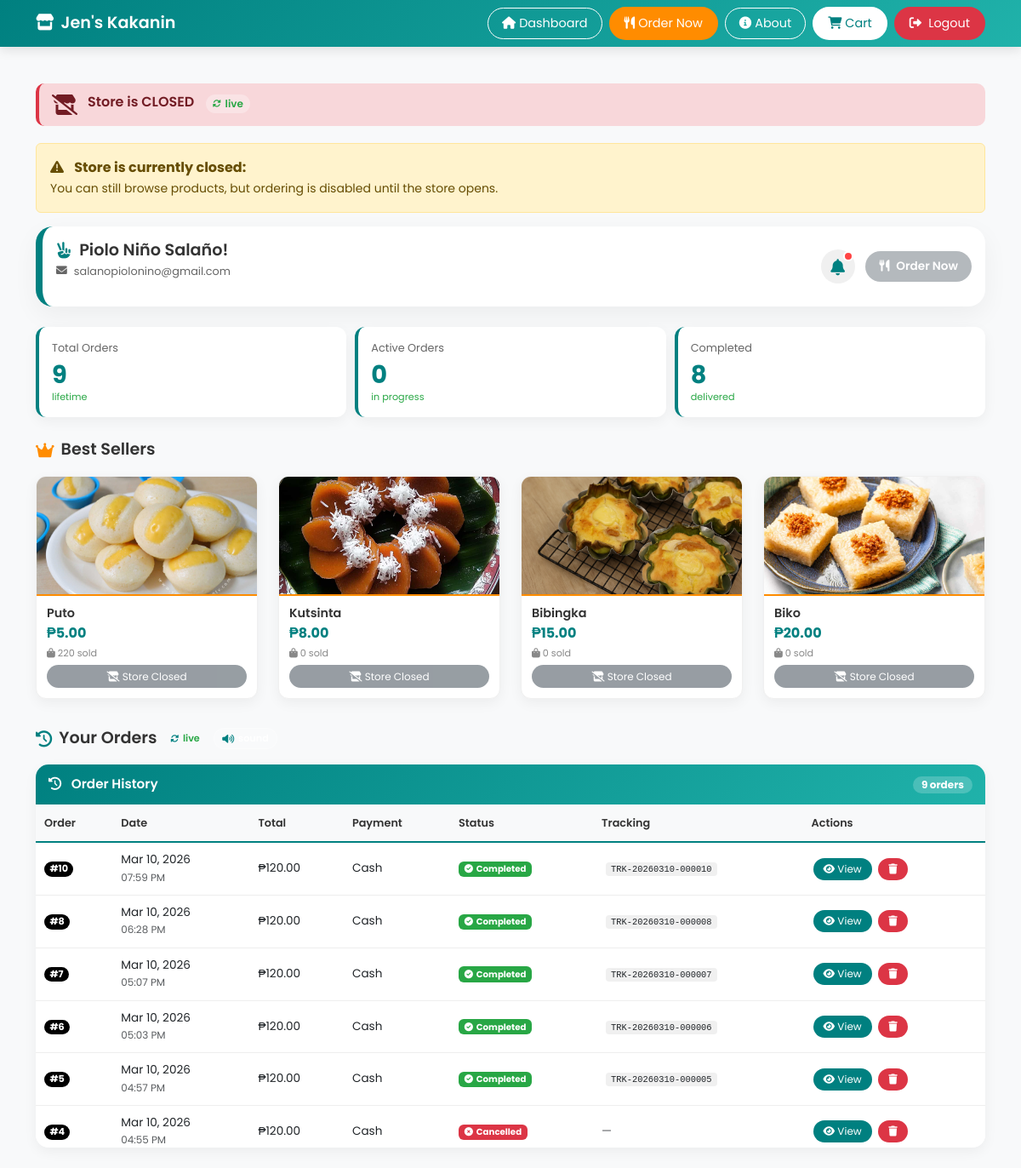
Screenshot of /customer-dashboard (signed in) with the database file from the repository.
### tables this page shows
CREATE TABLE `tbl_customers` (
  `id` int(11) NOT NULL AUTO_INCREMENT,
  `name` varchar(100) NOT NULL,
  `email` varchar(100) DEFAULT NULL,
  `username` varchar(50) DEFAULT NULL,
  `password` varchar(255) DEFAULT NULL,
  `status` tinyint(1) DEFAULT 1,
  `phone` varchar(20) DEFAULT NULL,
  `security_question` varchar(255) DEFAULT NULL,
  `security_answer` varchar(255) DEFAULT NULL,
  `reset_token` varchar(64) DEFAULT NULL,
  `reset_expires` datetime DEFAULT NULL,
  `created_at` timestamp NOT NULL DEFAULT current_timestamp(),
  PRIMARY KEY (`id`),
  UNIQUE KEY `email` (`email`),
  UNIQUE KEY `username` (`username`)
);

CREATE TABLE `tbl_products` (
  `id` int(11) NOT NULL AUTO_INCREMENT,
  `name` varchar(100) NOT NULL,
  `description` text DEFAULT NULL,
  `price` decimal(10,2) NOT NULL,
  `stock` int(11) NOT NULL DEFAULT 0,
  `low_stock_threshold` int(11) DEFAULT 10,
  `image` varchar(255) DEFAULT NULL,
  `created_at` timestamp NOT NULL DEFAULT current_timestamp(),
  `updated_at` timestamp NOT NULL DEFAULT current_timestamp() ON UPDATE current_timestamp(),
  PRIMARY KEY (`id`),
  UNIQUE KEY `unique_product_name` (`name`)
);

CREATE TABLE `tbl_orders` (
  `id` int(11) NOT NULL AUTO_INCREMENT,
  `customer_id` int(11) DEFAULT NULL,
  `customer_name` varchar(100) DEFAULT NULL,
  `order_date` timestamp NOT NULL DEFAULT current_timestamp(),
  `total_amount` decimal(10,2) NOT NULL,
  `service_fee` decimal(10,2) NOT NULL DEFAULT 20.00,
  `payment_method` enum('cash','gcash','paymaya') NOT NULL,
  `gcash_ref` varchar(20) DEFAULT NULL,
  `gcash_screenshot` varchar(255) DEFAULT NULL,
  `paymaya_ref` varchar(20) DEFAULT NULL,
  `paymaya_screenshot` varchar(255) DEFAULT NULL,
  `delivery_address` text DEFAULT NULL,
  `delivery_phone` varchar(20) DEFAULT NULL,
  `status` enum('pending','confirmed','preparing','ready','out_for_delivery','delivered','completed','cancelled') NOT NULL DEFAULT 'pending',
  `cancellation_reason` text DEFAULT NULL,
  `created_by` int(11) DEFAULT NULL,
  `completed_by` int(11) DEFAULT NULL,
  `confirmed_at` datetime DEFAULT NULL,
  `preparation_started_at` datetime DEFAULT NULL,
  `preparation_completed_at` datetime DEFAULT NULL,
  `ready_for_pickup_at` datetime DEFAULT NULL,
  `out_for_delivery_at` datetime DEFAULT NULL,
  `delivered_at` datetime DEFAULT NULL,
  `tracking_number` varchar(50) DEFAULT NULL,
  `actual_preparation_time` int(11) DEFAULT NULL,
  `last_status_update` timestamp NOT NULL DEFAULT current_timestamp() ON UPDATE current_timestamp(),
  PRIMARY KEY (`id`),
  KEY `customer_id` (`customer_id`),
  KEY `created_by` (`created_by`),
  KEY `completed_by` (`completed_by`),
  KEY `idx_order_date_status` (`order_date`,`status`),
  KEY `idx_created_completed` (`created_by`,`completed_by`),
  KEY `idx_tracking` (`tracking_number`),
  KEY `idx_preparation` (`preparation_started_at`,`preparation_completed_at`),
  CONSTRAINT `tbl_orders_ibfk_1` FOREIGN KEY (`customer_id`) REFERENCES `tbl_customers` (`id`) ON DELETE SET NULL,
  CONSTRAINT `tbl_orders_ibfk_2` FOREIGN KEY (`created_by`) REFERENCES `tbl_users` (`id`) ON DELETE SET NULL,
  CONSTRAINT `tbl_orders_ibfk_3` FOREIGN KEY (`completed_by`) REFERENCES `tbl_users` (`id`) ON DELETE SET NULL
);

### customer-dashboard.php (the view, shortened to what the rows shown need)
<?php
require_once 'includes/config.php';
$customer_id = $_SESSION['customer_id'];
$store_online = true;
try {
    $stmt = $pdo->query("SELECT is_online, offline_message FROM tbl_store_status WHERE id = 1");
    $store_status = $stmt->fetch();
    if ($store_status) {
        $store_online = (bool)$store_status['is_online'];
    }
} catch (Exception $e) {
    error_log("Store status check failed: " . $e->getMessage());
}
include 'includes/customer_header.php';
$stmt = $pdo->prepare("SELECT * FROM tbl_customers WHERE id = ?");
$stmt->execute([$customer_id]);
$customer = $stmt->fetch();
$orders = $pdo->prepare("
    SELECT o.*,
           CASE
               WHEN o.customer_id IS NULL AND o.customer_name IS NOT NULL THEN 1
               ELSE 0
           END as is_deleted,
           DATE(o.order_date) as order_date_only,
           TIMESTAMPDIFF(MINUTE, o.order_date, NOW()) as minutes_since_order,
           o.tracking_number
    FROM tbl_orders o
    WHERE o.customer_id = ?
    ORDER BY o.order_date DESC
");
$orders->execute([$customer_id]);
$orders = $orders->fetchAll();
$bestSellers = [];
try {
    $result = $pdo->query("
        SELECT p.id, p.name, p.image, p.price, p.description, p.stock, COALESCE(SUM(oi.quantity), 0) as total_ordered
        FROM tbl_products p
        LEFT JOIN tbl_order_items oi ON p.id = oi.product_id
        WHERE p.stock > 0
        GROUP BY p.id
        ORDER BY total_ordered DESC
        LIMIT 8
    ");
    if ($result) {
        $bestSellers = $result->fetchAll();
    }
} catch (Exception $e) {
    $bestSellers = [];
}
?>
<div class="container mt-2">
    <div class="welcome-card">
        <div class="welcome-row">
            <div class="welcome-info">
                <h2>
                    <i class="fas fa-hand-peace"></i>
                    <?php echo htmlspecialchars($customer['name']); ?>!
                </h2>
                <p>
                    <i class="fas fa-envelope"></i>
                    <?php echo htmlspecialchars($customer['email']); ?>
                </p>
            </div>
        </div>
    </div>
    <?php if (!empty($bestSellers)): ?>
    <div class="best-sellers-grid" id="bestSellersGrid">
        <?php
        $count = 0;
        foreach ($bestSellers as $product):
            if ($count >= 4) break;
            $count++;
            $productId = isset($product['id']) ? $product['id'] : 0;
            $productName = isset($product['name']) ? $product['name'] : 'Unknown';
            $productImage = isset($product['image']) ? $product['image'] : '';
            $productPrice = isset($product['price']) ? $product['price'] : 0;
            $totalOrdered = isset($product['total_ordered']) ? $product['total_ordered'] : 0;
            $current_stock = 0;
            if ($productId > 0) {
                $stock_check = $pdo->prepare("SELECT stock FROM tbl_products WHERE id = ?");
                $stock_check->execute([$productId]);
                $current_stock = $stock_check->fetchColumn();
            }
        ?>
        <div class="best-seller-card" data-product-id="<?php echo $productId; ?>" data-product-name="<?php echo htmlspecialchars($productName); ?>" data-product-price="<?php echo $productPrice; ?>">
            <?php
            $imagePath = "/assets/images/" . $productImage;
            if (!empty($productImage) && file_exists($_SERVER['DOCUMENT_ROOT'] . $imagePath)):
            ?>
                <img src="<?php echo $imagePath; ?>" alt="<?php echo htmlspecialchars($productName); ?>">
            <?php else: ?>
                <div style="height:100px; background:#ddd; display:flex; align-items:center; justify-content:center;">
                    <i class="fas fa-image fa-2x text-muted"></i>
                </div>
            <?php endif; ?>
            <div class="best-seller-info">
                <div class="best-seller-name">
                    <?php echo htmlspecialchars($productName); ?>
                </div>
                <div class="best-seller-price">₱<?php echo number_format(floatval($productPrice), 2); ?></div>
                <div class="best-seller-orders">
                    <i class="fas fa-shopping-bag"></i> <?php echo intval($totalOrdered); ?> sold
                </div>
                <?php if ($current_stock > 0): ?>
                    <?php if (!$store_online): ?>
                        <button class="btn-add-cart-small disabled" disabled>
                            <i class="fas fa-store-slash"></i> Store Closed
                        </button>
                    <?php endif; ?>
                <?php else: ?>
                    <button class="btn-add-cart-small" disabled style="background: #ccc;">
                        <i class="fas fa-times-circle"></i> Out of Stock
                    </button>
                <?php endif; ?>
            </div>
        </div>
        <?php endforeach; ?>
    </div>
    <?php endif; ?>
    <?php if (empty($orders)): ?>
        <div class="alert alert-info">
            <i class="fas fa-info-circle"></i>
            No orders yet.
            <a href="/menu" class="alert-link">Browse menu</a>
        </div>
    <?php else: ?>
        <div class="table-container">
            <div class="table-scroll">
                <table class="table" id="ordersTable">
                    <thead>
                        <tr>
                            <th>Order</th>
                            <th>Date</th>
                            <th>Total</th>
                            <th>Payment</th>
                            <th>Status</th>
                            <th>Tracking</th>
                            <th>Actions</th>
                        </tr>
                    </thead>
                    <tbody>
                        <?php foreach ($orders as $order):
                            $orderTime = strtotime($order['order_date']);
                            $minutesAgo = round((time() - $orderTime) / 60);
                            $isNew = ($order['status'] == 'pending' && $minutesAgo <= 30);
                            $statusClass = '';
                            $statusText = '';
                            $statusIcon = '';
                            switch($order['status']) {
                                case 'completed':
                                    $statusClass = 'bg-completed';
                                    $statusText = 'Completed';
                                    $statusIcon = 'fa-check-circle';
                                    break;
                                case 'cancelled':
                                    $statusClass = 'bg-cancelled';
                                    $statusText = 'Cancelled';
                                    $statusIcon = 'fa-times-circle';
                                    break;
                            }
                            $trackingDisplay = '';
                            if ($order['tracking_number']) {
                                $trackingDisplay = '<span class="tracking-number" title="Tracking #">' . $order['tracking_number'] . '</span>';
                            }
                            $final_states = ['delivered', 'completed', 'cancelled'];
                        ?>
                        <tr data-order-id="<?php echo $order['id']; ?>" data-status="<?php echo $order['status']; ?>" class="<?php echo $isNew ? 'new-order' : ''; ?>">
                            <td>
                                <span class="badge bg-order">#<?php echo $order['id']; ?></span>
                            </td>
                            <td>
                                <?php echo date('M d, Y', strtotime($order['order_date'])); ?>
                                <br><small class="text-muted"><?php echo date('h:i A', strtotime($order['order_date'])); ?></small>
                            </td>
                            <td>₱<?php echo number_format($order['total_amount'], 2); ?></td>
                            <td><?php echo ucfirst($order['payment_method']); ?></td>
                            <td>
                                <span class="badge <?php echo $statusClass; ?> order-status">
                                    <i class="fas <?php echo $statusIcon; ?> me-1"></i><?php echo $statusText; ?>
                                </span>
                            </td>
                            <td>
                                <?php echo $trackingDisplay ?: '<span class="text-muted">—</span>'; ?>
                            </td>
                            <td>
                                <?php if (!in_array($order['status'], $final_states)): ?>
                                    <a href="/order-tracking.php?id=<?php echo $order['id']; ?>" class="btn-action btn-track-action" title="Track Order Live">
                                        <i class="fas fa-map-marker-alt"></i> Track
                                    </a>
                                <?php else: ?>
                                    <a href="/order-success.php?id=<?php echo $order['id']; ?>" class="btn-action btn-view-action" title="View Details">
                                        <i class="fas fa-eye"></i> View
                                    </a>
                                <?php endif; ?>
                                <button type="button" class="btn-action btn-delete-action"
                                        onclick="confirmDeleteOrder(
                                            <?php echo $order['id']; ?>,
                                            '<?php echo date('M d, Y', strtotime($order['order_date'])); ?>',
                                            <?php echo $order['total_amount']; ?>,
                                            '<?php echo $order['status']; ?>'
                                        )"
                                        title="Remove from history">
                                    <i class="fas fa-trash"></i>
                                </button>
                            </td>
                        </tr>
                        <?php endforeach; ?>
                    </tbody>
                </table>
            </div>
        </div>
    <?php endif; ?>
</div>
<?php include 'includes/footer.php'; ?>

### rows the page displays
tbl_customers: name "Piolo Niño Salaño", email "salanopiolonino@gmail.com"
tbl_products: image (picture), name "Puto", price "5.00", totalOrdered "220", stock "Store Closed"
tbl_products: image (picture), name "Kutsinta", price "8.00", totalOrdered "0", stock "Store Closed"
tbl_products: image (picture), name "Bibingka", price "15.00", totalOrdered "0", stock "Store Closed"
tbl_products: image (picture), name "Biko", price "20.00", totalOrdered "0", stock "Store Closed"
tbl_orders: id "10", order_date "Mar 10, 2026", order_date "07:59 PM", total_amount "120.00", payment_method "Cash", status "Completed", tracking_number "TRK-20260310-000010"
tbl_orders: id "8", order_date "Mar 10, 2026", order_date "06:28 PM", total_amount "120.00", payment_method "Cash", status "Completed", tracking_number "TRK-20260310-000008"
tbl_orders: id "7", order_date "Mar 10, 2026", order_date "05:07 PM", total_amount "120.00", payment_method "Cash", status "Completed", tracking_number "TRK-20260310-000007"
tbl_orders: id "6", order_date "Mar 10, 2026", order_date "05:03 PM", total_amount "120.00", payment_method "Cash", status "Completed", tracking_number "TRK-20260310-000006"
tbl_orders: id "5", order_date "Mar 10, 2026", order_date "04:57 PM", total_amount "120.00", payment_method "Cash", status "Completed", tracking_number "TRK-20260310-000005"
tbl_orders: id "4", order_date "Mar 10, 2026", order_date "04:55 PM", total_amount "120.00", payment_method "Cash", status "Cancelled", trackingDisplay "—"

### other values shown
count($orders) "9"
$activeCount "0"
$completedCount "8"
